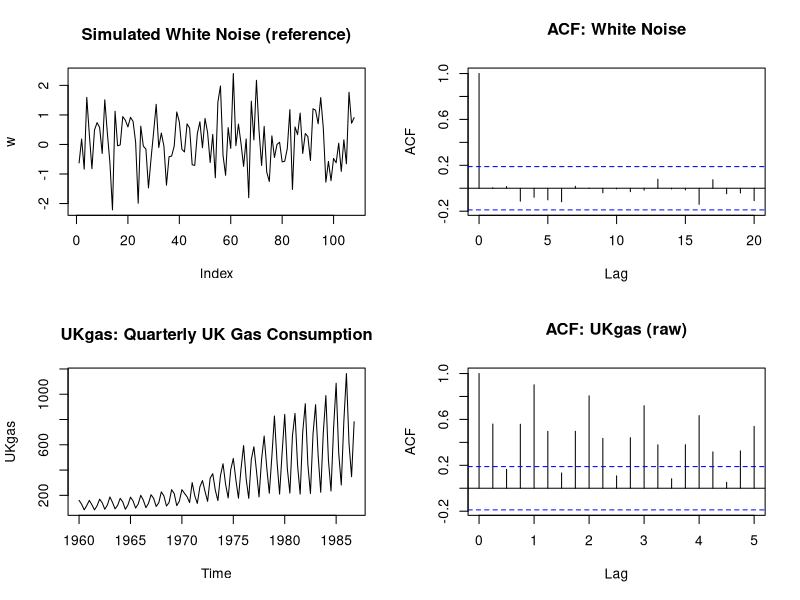
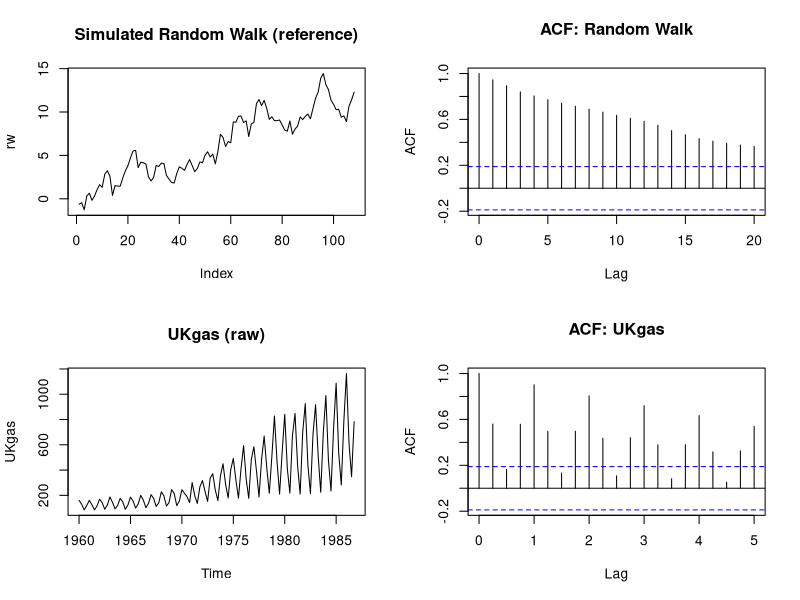
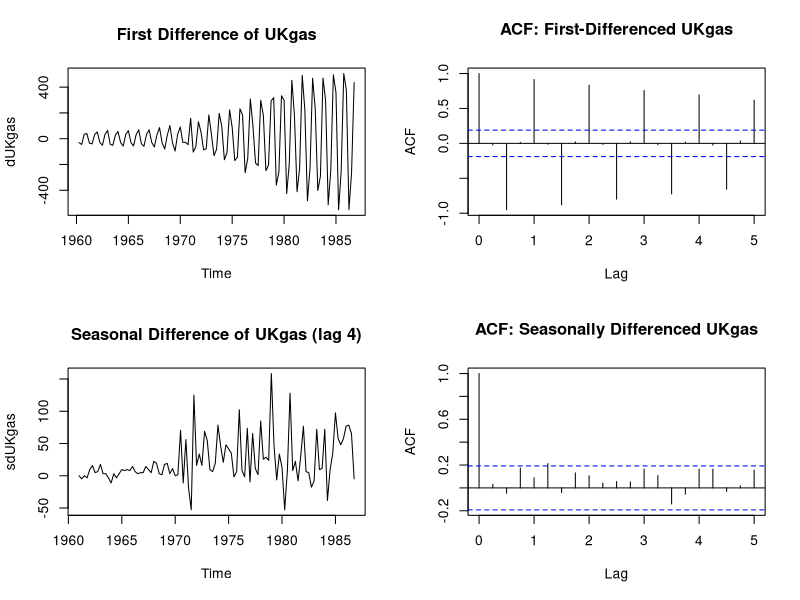
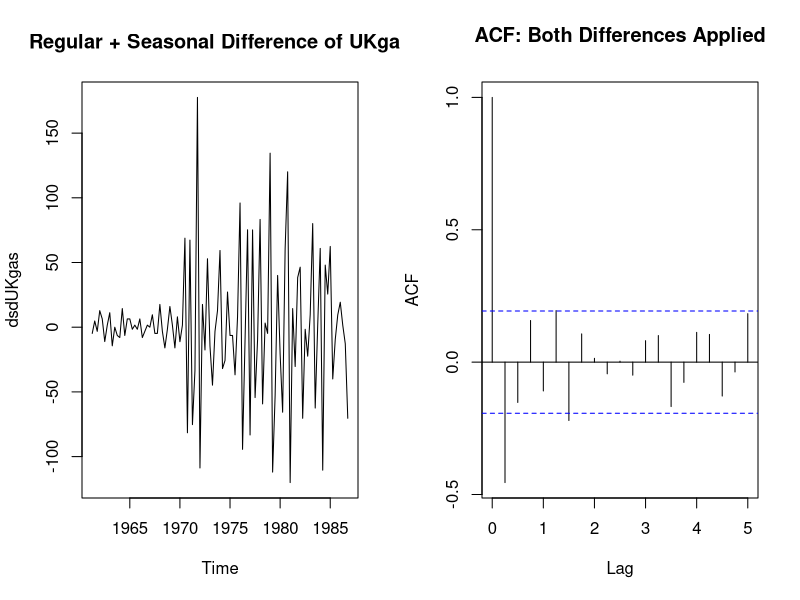
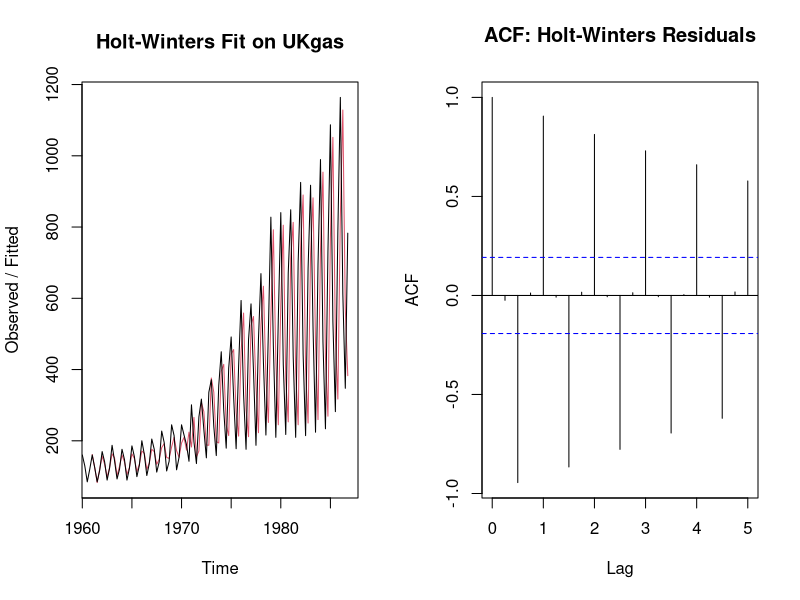
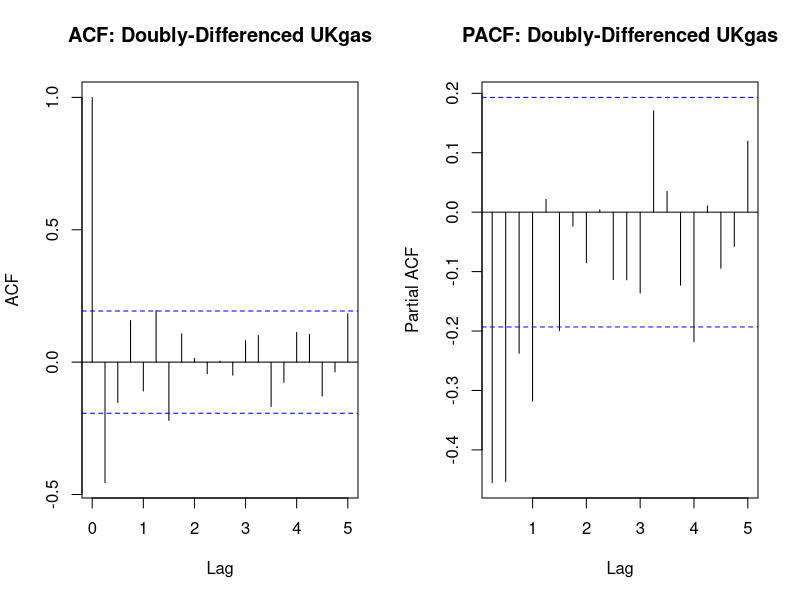
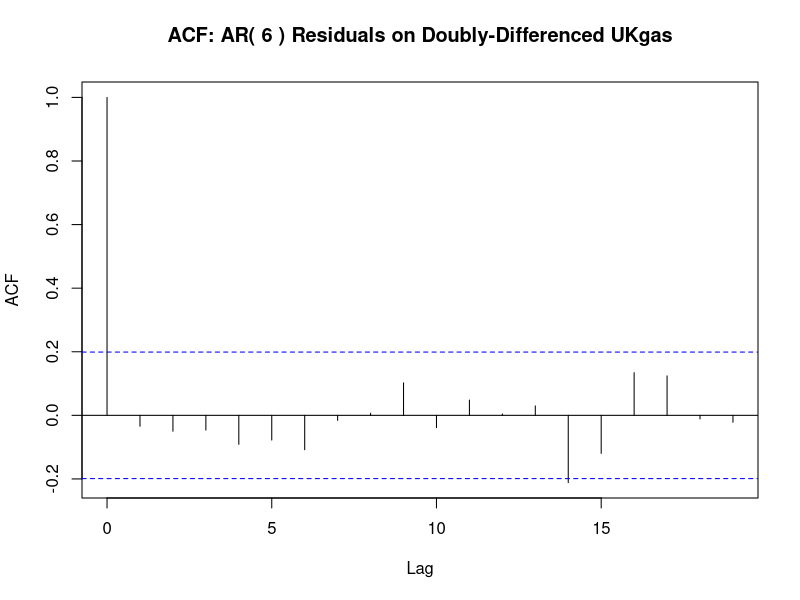

Write R code to recreate these figures, in order.
# ============================================================
# Chapter 4 concepts Applying to UKgas
# ============================================================

data(UKgas)
class(UKgas)      
frequency(UKgas)  
start(UKgas)
end(UKgas)

# ============================================================
# 4.2 White Noise - the baseline I compare everything against
# ============================================================

# I first simulate white noise for reference
set.seed(1)
w <- rnorm(length(UKgas))

par(mfrow = c(2, 2))
plot(w, type = "l", main = "Simulated White Noise (reference)")
acf(w, main = "ACF: White Noise")

# Now I plot UKgas itself
plot(UKgas, main = "UKgas: Quarterly UK Gas Consumption")
acf(UKgas, main = "ACF: UKgas (raw)")
par(mfrow = c(1, 1))



# ============================================================
# 4.3 Random Walk for UKgas
# ============================================================

# Simulating a random walk for visual comparison
set.seed(1)
rw <- cumsum(rnorm(length(UKgas)))

par(mfrow = c(2, 2))
plot(rw, type = "l", main = "Simulated Random Walk (reference)")
acf(rw, main = "ACF: Random Walk")

plot(UKgas, main = "UKgas (raw)")
acf(UKgas, main = "ACF: UKgas")
par(mfrow = c(1, 1))



# ============================================================
# 4.3 Differencing
# ============================================================

# Step 1: First difference to remove the trend component
dUKgas <- diff(UKgas)

par(mfrow = c(2, 2))
plot(dUKgas, main = "First Difference of UKgas")
acf(dUKgas, main = "ACF: First-Differenced UKgas")



# Step 2: Seasonal difference (lag = 4) to also remove the seasonality
sdUKgas <- diff(UKgas, lag = 4)

plot(sdUKgas, main = "Seasonal Difference of UKgas (lag 4)")
acf(sdUKgas, main = "ACF: Seasonally Differenced UKgas")
par(mfrow = c(1, 1))

# Step 3: Apply both differences — first regular, then seasonal
dsdUKgas <- diff(diff(UKgas), lag = 4)

par(mfrow = c(1, 2))
plot(dsdUKgas, main = "Regular + Seasonal Difference of UKgas")
acf(dsdUKgas, main = "ACF: Both Differences Applied")
par(mfrow = c(1, 1))



# ============================================================
# 4.4 Fitted Models and Residual Diagnostics
# ============================================================

# Following the exchange-rate logic from the notes:
# fit a restricted Holt-Winters model and inspect residuals

UKgas.hw <- HoltWinters(UKgas, alpha = 1)

par(mfrow = c(1, 2))
plot(UKgas.hw, main = "Holt-Winters Fit on UKgas")
acf(resid(UKgas.hw), main = "ACF: Holt-Winters Residuals")
par(mfrow = c(1, 1))


# ============================================================
# 4.5 Autoregressive Models - fitting AR to the stationary series
# ============================================================

# First we inspect ACF and PACF together
par(mfrow = c(1, 2))
acf(dsdUKgas, main = "ACF: Doubly-Differenced UKgas")
pacf(dsdUKgas, main = "PACF: Doubly-Differenced UKgas")
par(mfrow = c(1, 1))


# ============================================================
# 4.6 Fitted AR Models and AIC
# ============================================================

# Fit AR model by MLE; R selects order by AIC automatically
UKgas.ar <- ar(dsdUKgas, method = "mle")

# Inspect what R selected
UKgas.ar$order     # chosen AR order
UKgas.ar$ar        # estimated coefficients
UKgas.ar$aic       

# Approximate 95% confidence interval for each coefficient
UKgas.ar$ar + c(-2, 2) * sqrt(UKgas.ar$asy.var)


# ============================================================
# Residual diagnostics for the fitted AR model
# ============================================================

# Removing the first p residuals
p <- UKgas.ar$order
acf(UKgas.ar$resid[-(1:p)], na.action = na.pass,
    main = paste("ACF: AR(", p, ") Residuals on Doubly-Differenced UKgas"))
